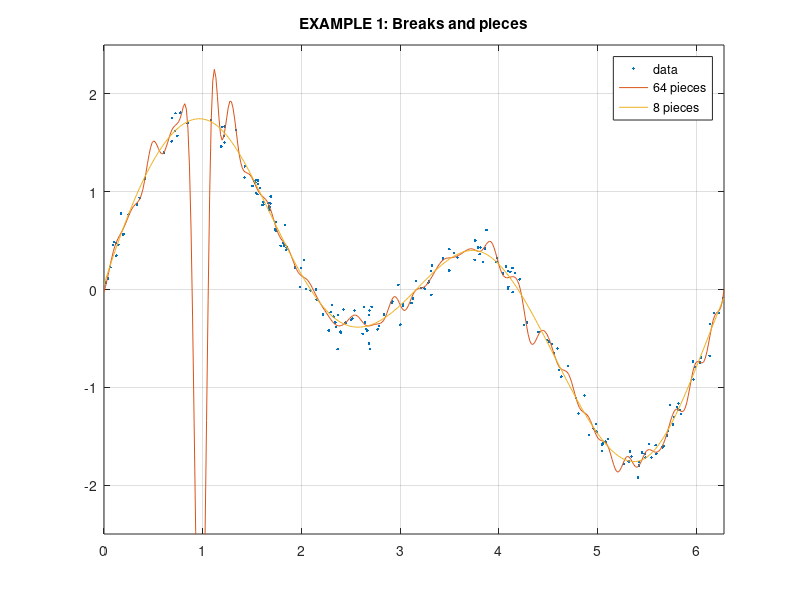

Reproduce this figure in MATLAB. (Note: this script raises an error after producing the figure.)


%% EXAMPLE 1: Breaks and pieces
%-------------------------------

% Data (200 points)
x = 2*pi*rand(1,200);
y = sin(x) + sin(2*x) + 0.1*randn(size(x));

% Uniform breaks (65 breaks, 64 pieces)
breaks = linspace(0,2*pi,65);
pp1 = splinefit(x,y,breaks);

% Breaks interpolated from data (8 pieces)
pp2 = splinefit(x,y,8);

% Plot
figure(1)
xx = linspace(0,2*pi,400);
y1 = ppval(pp1,xx);
y2 = ppval(pp2,xx);
plot(x,y,'.',xx,[y1;y2])
axis([0,2*pi,-2.5,2.5]), grid on
legend('data','64 pieces','8 pieces')
title('EXAMPLE 1: Breaks and pieces')



%% EXAMPLE 2: Spline orders
%---------------------------

% Data (200 points)
x = 2*pi*rand(1,200);
y = sin(x) + sin(2*x) + 0.1*randn(size(x));

% Splines
pp1 = splinefit(x,y,8,1);  % Piecewise constant
pp2 = splinefit(x,y,8,2);  % Piecewise linear
pp3 = splinefit(x,y,8,3);  % Piecewise quadratic
pp4 = splinefit(x,y,8,4);  % Piecewise cubic
pp5 = splinefit(x,y,8,5);  % Etc.

% Plot
figure(2)
xx = linspace(0,2*pi,400);
y1 = ppval(pp1,xx);
y2 = ppval(pp2,xx);
y3 = ppval(pp3,xx);
y4 = ppval(pp4,xx);
y5 = ppval(pp5,xx);
plot(x,y,'.',xx,[y1;y2;y3;y4;y5]), grid on
legend('data','order 1','order 2','order 3','order 4','order 5')
title('EXAMPLE 2: Spline orders')



%% EXAMPLE 3: Periodic boundary conditions
%------------------------------------------

% Data (100 points)
x = cumsum(rand(1,99));
x = 2*pi*[0, x/max(x)];
y = sin(x) - cos(2*x) + 0.3*randn(size(x));

% No constraints
pp1 = splinefit(x,y,10,5);
% Periodic boundaries
pp2 = splinefit(x,y,10,5,'p');

% Plot
figure(3)
xx = linspace(0,2*pi,400);
y1 = ppval(pp1,xx);
y2 = ppval(pp2,xx);
plot(x,y,'.',xx,[y1;y2]), grid on
legend('data','no constraints','periodic')
title('EXAMPLE 3: Periodic boundary conditions')

% Check boundary conditions
y0 = ppval(pp2,[0,2*pi]);             % y
y1 = ppval(ppdiff(pp2,1),[0,2*pi]);   % y'
y2 = ppval(ppdiff(pp2,2),[0,2*pi]);   % y''
y3 = ppval(ppdiff(pp2,3),[0,2*pi]);   % y'''
disp('Endpoint derivatives:')
disp([y0;y1;y2;y3])



%% EXAMPLE 4: Endpoint conditions
%---------------------------------

% Data (200 points)
x = 2*pi*rand(1,200);
y = sin(2*x) + 0.1*randn(size(x));

% Breaks
breaks = linspace(0,2*pi,10);

% Clamped endpoints, y = y' = 0
xc = [0,0,2*pi,2*pi];
cc = [eye(2),eye(2)];
con = struct('xc',xc,'cc',cc);
pp1 = splinefit(x,y,breaks,con);

% Hinged periodic endpoints, y = 0
con = struct('xc',0);
pp2 = splinefit(x,y,breaks,con,'p');

% Plot
figure(4)
xx = linspace(0,2*pi,400);
y1 = ppval(pp1,xx);
y2 = ppval(pp2,xx);
plot(x,y,'.',xx,[y1;y2]), grid on
legend('data','clamped','hinged periodic')
title('EXAMPLE 4: Endpoint conditions')



%% EXAMPLE 5: Airfoil data
%--------------------------

% Truncated data
x = [0,1,2,4,8,16,24,40,56,72,80]/80;
y = [0,28,39,53,70,86,90,79,55,22,2]/1000;
xy = [x;y];

% Curve length parameter
ds = sqrt(diff(x).^2 + diff(y).^2);
s = [0, cumsum(ds)];

% Constraints at s = 0: (x,y) = (0,0), (dx/ds,dy/ds) = (0,1)
con = struct('xc',[0 0],'yc',[0 0; 0 1],'cc',eye(2));

% Fit a spline with 4 pieces
pp = splinefit(s,xy,4,con);

% Plot
figure(5)
ss = linspace(0,s(end),400);
xyfit = ppval(pp,ss);
xyb = ppval(pp,pp.breaks);
plot(x,y,'.',xyfit(1,:),xyfit(2,:),'r',xyb(1,:),xyb(2,:),'ro')
legend('data','spline','breaks')
grid, axis equal
title('EXAMPLE 5: Airfoil data')


